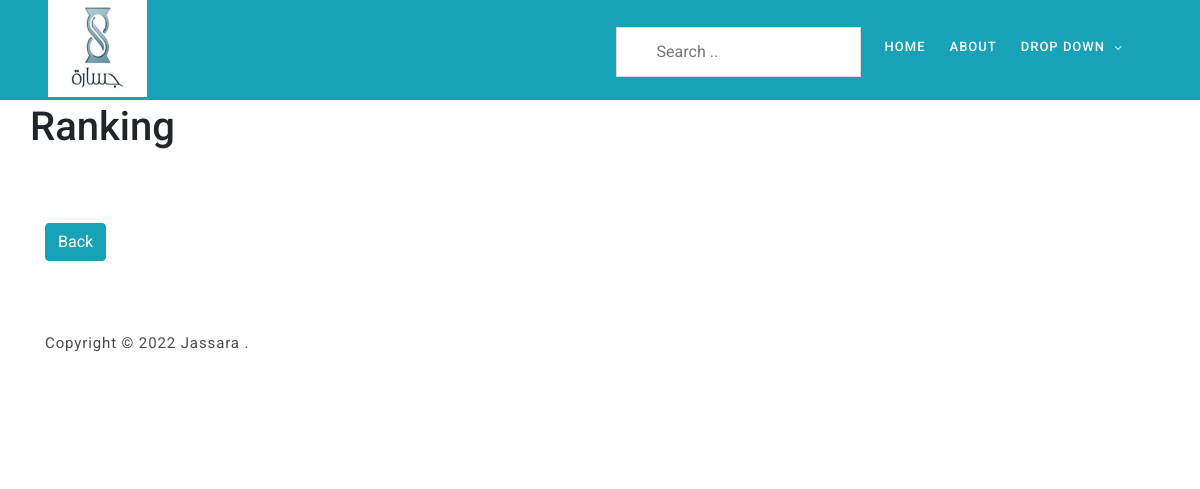
The page /ranking.php on the database as committed earlier.
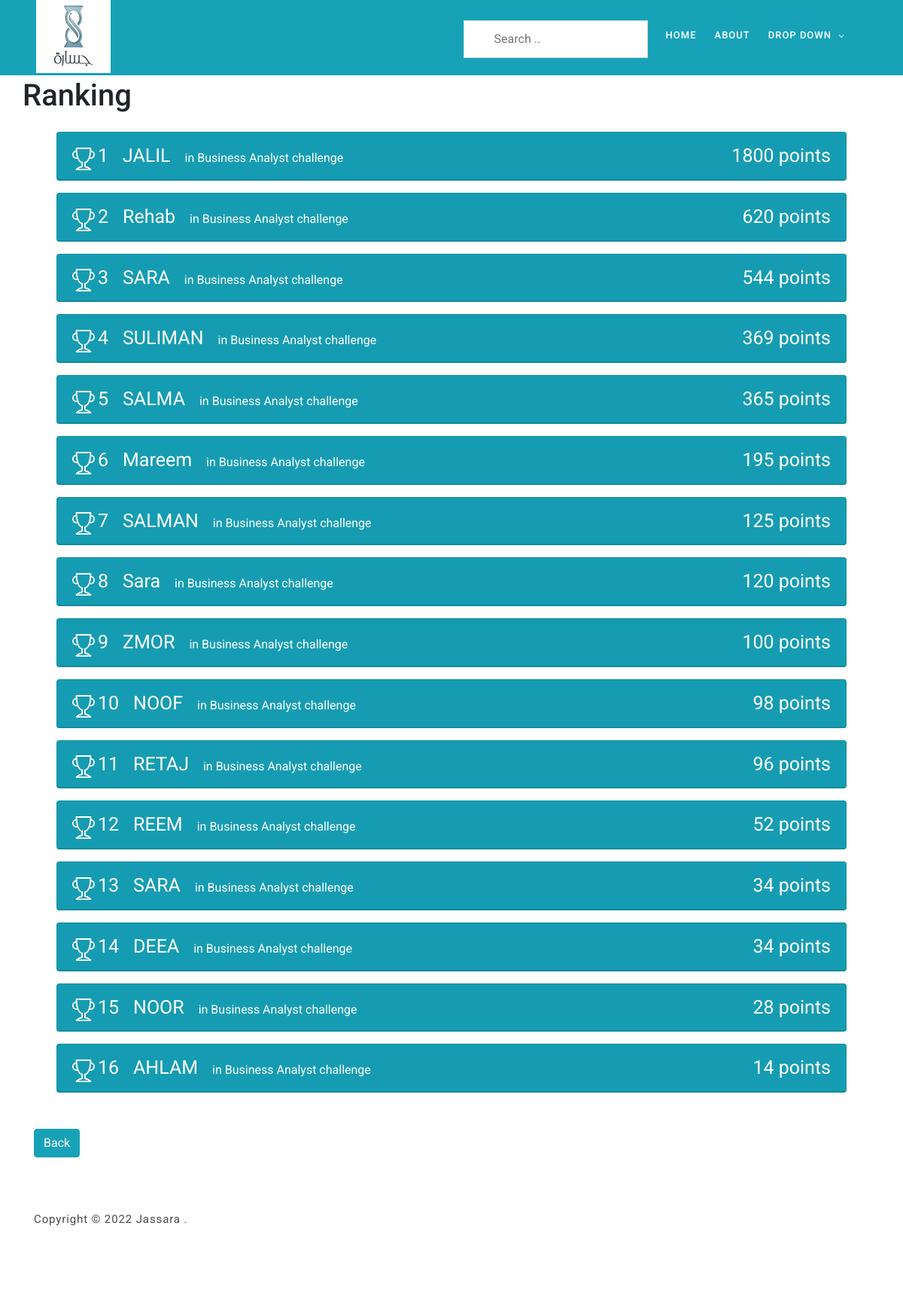
The same page on the database as committed later.
### tables this page shows
CREATE TABLE `result` (
  `stname` varchar(255) NOT NULL,
  `point` int(11) NOT NULL,
  `challenge_num` int(10) NOT NULL,
  `challenge_name` varchar(255) NOT NULL
);

### ranking.php (the view, shortened to what this page needs)
<?php session_start();
include 'tamplate.php';
?>
<body>
    <div class="container">
        <div class="row">
            <h1 style="text-align:center;">Ranking</h1>
        </div>
    </div>
    <div class="container">
        <section class="container col mb-5">
            <br>
            <?php
            $con = connection();
            $sql = "SELECT * FROM result order by point DESC";
            $result = mysqli_query($con, $sql);
            $index = 1;
            while ($row = mysqli_fetch_array($result, MYSQLI_ASSOC)) {
                echo '
            <section class="col mb-3">
                <div class="card bg-info mb-6" style="max-width: 100%;">
                    <div class="card-header inline" style="color:White ;">
                        <svg style="color: white;" xmlns="http://www.w3.org/2000/svg" width="30" height="30" fill="currentColor" class="bi bi-trophy" viewBox="0 0 16 16">
                            <path d="M2.5.5A.5.5 0 0 1 3 0h10a.5.5 0 0 1 .5.5c0 .538-.012 1.05-.034 1.536a3 3 0 1 1-1.133 5.89c-.79 1.865-1.878 2.777-2.833 3.011v2.173l1.425.356c.194.048.377.135.537.255L13.3 15.1a.5.5 0 0 1-.3.9H3a.5.5 0 0 1-.3-.9l1.838-1.379c.16-.12.343-.207.537-.255L6.5 13.11v-2.173c-.955-.234-2.043-1.146-2.833-3.012a3 3 0 1 1-1.132-5.89A33.076 33.076 0 0 1 2.5.5zm.099 2.54a2 2 0 0 0 .72 3.935c-.333-1.05-.588-2.346-.72-3.935zm10.083 3.935a2 2 0 0 0 .72-3.935c-.133 1.59-.388 2.885-.72 3.935zM3.504 1c.007.517.026 1.006.056 1.469.13 2.028.457 3.546.87 4.667C5.294 9.48 6.484 10 7 10a.5.5 0 0 1 .5.5v2.61a1 1 0 0 1-.757.97l-1.426.356a.5.5 0 0 0-.179.085L4.5 15h7l-.638-.479a.501.501 0 0 0-.18-.085l-1.425-.356a1 1 0 0 1-.757-.97V10.5A.5.5 0 0 1 9 10c.516 0 1.706-.52 2.57-2.864.413-1.12.74-2.64.87-4.667.03-.463.049-.952.056-1.469H3.504z" />
                        </svg>
                        <span style="font-size: 25px;">' . $index . '</span>
                        <span></span>
                        <span style="font-size: 25px;" class="col ">' . $row['stname'] . '</span>
                        <span>
                        in ' . $row['challenge_name'] . ' challenge
                        </span>
                        <span style="font-size: 25px;" class="pull-right">' . $row['point'] . ' points</span>
                    </div>
            </section>';
                $index++;
            }
            ?>
        </section>
        <a style="color: White;" href="studentPage.php"><button class="btn btn-info ">Back</button></a>
    </div>

Rows that differ between the two databases and show on the page:
added result: stname "JALIL", challenge_name "Business Analyst", point "1800"
added result: stname "Rehab", challenge_name "Business Analyst", point "620"
added result: stname "SARA", challenge_name "Business Analyst", point "544"
added result: stname "SULIMAN", challenge_name "Business Analyst", point "369"
added result: stname "SALMA", challenge_name "Business Analyst", point "365"
added result: stname "Mareem", challenge_name "Business Analyst", point "195"
added result: stname "SALMAN", challenge_name "Business Analyst", point "125"
added result: stname "Sara", challenge_name "Business Analyst", point "120"
added result: stname "ZMOR", challenge_name "Business Analyst", point "100"
added result: stname "NOOF", challenge_name "Business Analyst", point "98"
added result: stname "RETAJ", challenge_name "Business Analyst", point "96"
added result: stname "REEM", challenge_name "Business Analyst", point "52"
added result: stname "SARA", challenge_name "Business Analyst", point "34"
added result: stname "DEEA", challenge_name "Business Analyst", point "34"
added result: stname "NOOR", challenge_name "Business Analyst", point "28"
added result: stname "AHLAM", challenge_name "Business Analyst", point "14"
